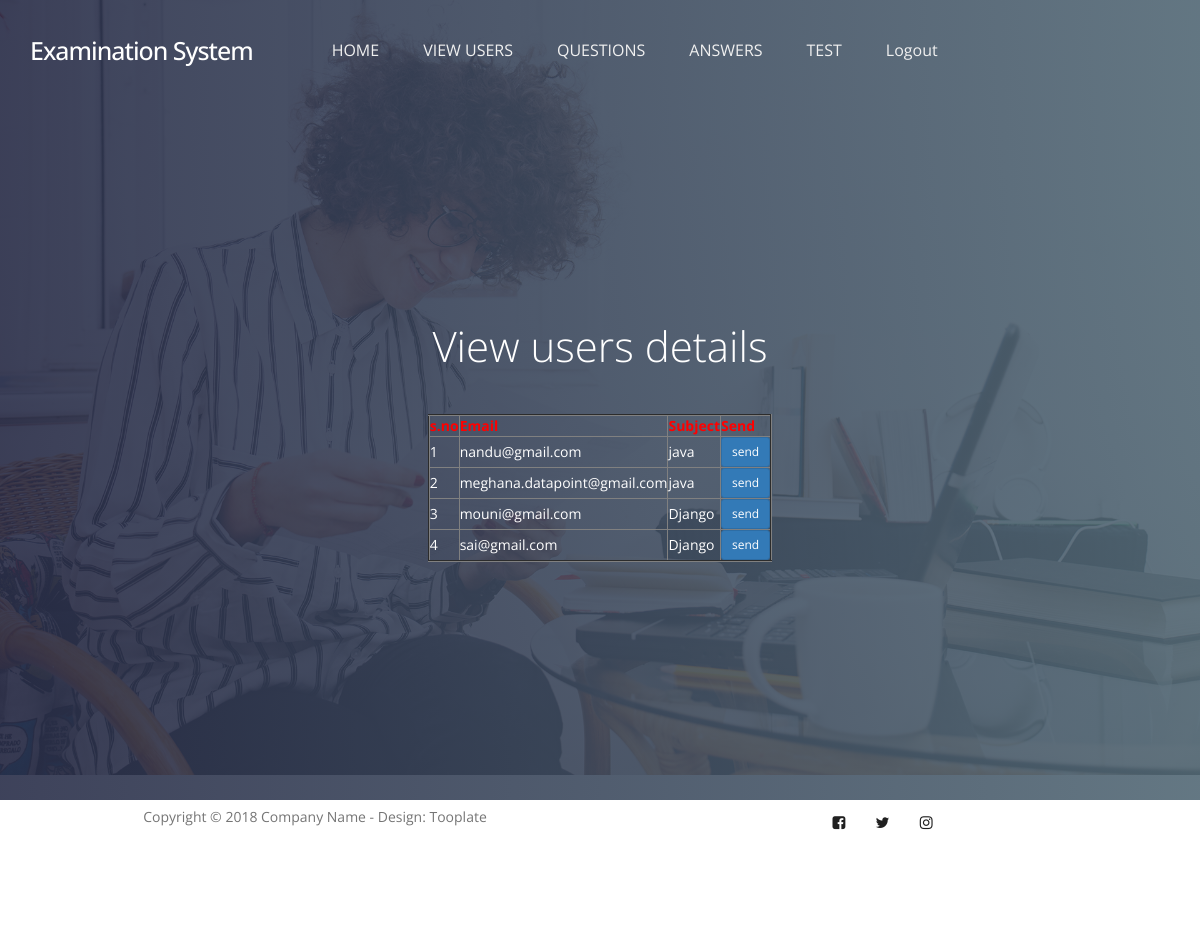
Page /userresult/ on the committed database.
### user/models.py (models this page shows, shortened)
class UserTestModel(models.Model):
    subject = models.CharField(max_length=50, default="", editable=True)
    email = models.CharField(max_length=500, default="", editable=True, unique=True)
    question1 = models.CharField(max_length=500, default="", editable=True)
    answer1 = models.CharField(max_length=500, default="", editable=True)
    question2 = models.CharField(max_length=500, default="", editable=True)
    answer2 = models.CharField(max_length=500, default="", editable=True)
    question3 = models.CharField(max_length=500, default="", editable=True)
    answer3 = models.CharField(max_length=500, default="", editable=True)
    question4 = models.CharField(max_length=500, default="", editable=True)
    answer4 = models.CharField(max_length=500, default="", editable=True)
    question5 = models.CharField(max_length=500, default="", editable=True)
    answer5 = models.CharField(max_length=500, default="", editable=True)
    question6 = models.CharField(max_length=500, default="", editable=True)
    answer6 = models.CharField(max_length=500, default="", editable=True)
    question7 = models.CharField(max_length=500, default="", editable=True)
    answer7 = models.CharField(max_length=500, default="", editable=True)
    question8 = models.CharField(max_length=500, default="", editable=True)
    answer8 = models.CharField(max_length=500, default="", editable=True)
    question9 = models.CharField(max_length=500, default="", editable=True)
    answer9 = models.CharField(max_length=500, default="", editable=True)
    question10 = models.CharField(max_length=500, default="", editable=True)
    answer10 = models.CharField(max_length=500, default="", editable=True)
    class Meta:
        db_table="UserTestTable"

### examination/views.py (the view)
# urls.py: path('userresult/', examination.userresult, name='userresult'),
def userresult(request):
    object = UserTestModel.objects.all()
    return render(request, "examination/examdata.html", {"object": object})

### assets/templates/examination/examdata.html
{% extends 'examinationbase.html' %}
{% load static %}
{% block contents %}
<section id="home" data-stellar-background-ratio="0.5">
          <div class="overlay"></div>
          <div class="container">
               <div class="row">
                    <div class="col-md-offset-3 col-md-6 col-sm-12">
                         <div class="home-info">
                              <h1 style="color:white">View users details </h1>
                            <center><table border="2px solid blue" align="center">
                                  <tr><th style="color:red">s.no</th>
                                    <th style="color:red">Email</th>
                                    <th style="color:red">Subject</th>
                                    <th style="color:red">Send</th>
                                  </tr>
                              {% for x in object %}
                                  <tr style="color:white">
                                    <td>{{forloop.counter}}</td>
                                    <td>{{x.email}}</td>
                                    <td>{{x.subject}}</td>
                                      <td style="color:brown"><a href="/examresult/?pid={{ x.id }}&email={{x.email}}&subject={{x.subject}}" class="btn btn-primary btn-sm">send</a></td>
                                    </tr>
                                     {% endfor %}
                            </table></center>
                         </div>
                    </div>
               </div>
          </div>
     </section>
{% endblock %}

### assets/static/css/tooplate-style.css (style rules this page uses)
body { font-family: 'Open Sans', sans-serif; overflow-x: hidden; background: #f9f9f9; }
h1,h2,h3,h4,h5,h6 { font-weight: 300; line-height: normal; }
h1 { font-size: 3em; }
html { -webkit-font-smoothing: antialiased; }
a { color: #202020; text-decoration: none !important; }
a, input, button, .form-control { -webkit-transition: 0.5s; transition: 0.5s; }
section { position: relative; padding: 100px 0; }
.overlay { background: #536976; background: -webkit-linear-gradient(to right, #292E49, #536976); background: linear-gradient(to right, #292E49, #536976); opacity: 0.9; position: absolute; top: 0; right: 0; bottom: 0; left: 0; width: 100%; height: 100%; }
#home { background: url('../images/home-bg.jpg') no-repeat center center; background-size: cover; vertical-align: middle; display: -webkit-box; display: -webkit-flex; display: -ms-flexbox; display: flex; -webkit-box-align: center; -webkit-align-items: center; -ms-flex-align: center; align-items: center; min-height: 100vh; position: relative; padding-top: 12em; text-align: center; }
#home h1 { color: #ffffff; margin-top: 10px; margin-bottom: 40px; }
.home-info { margin-top: 7em; }
@media only screen and (max-width: 1200px) { .home-info { margin-top: 0; } }

### rows in the picture
UserTestModel: email "nandu@gmail.com", subject "java"
UserTestModel: email "meghana.datapoint@gmail.com", subject "java"
UserTestModel: email "mouni@gmail.com", subject "Django"
UserTestModel: email "sai@gmail.com", subject "Django"
